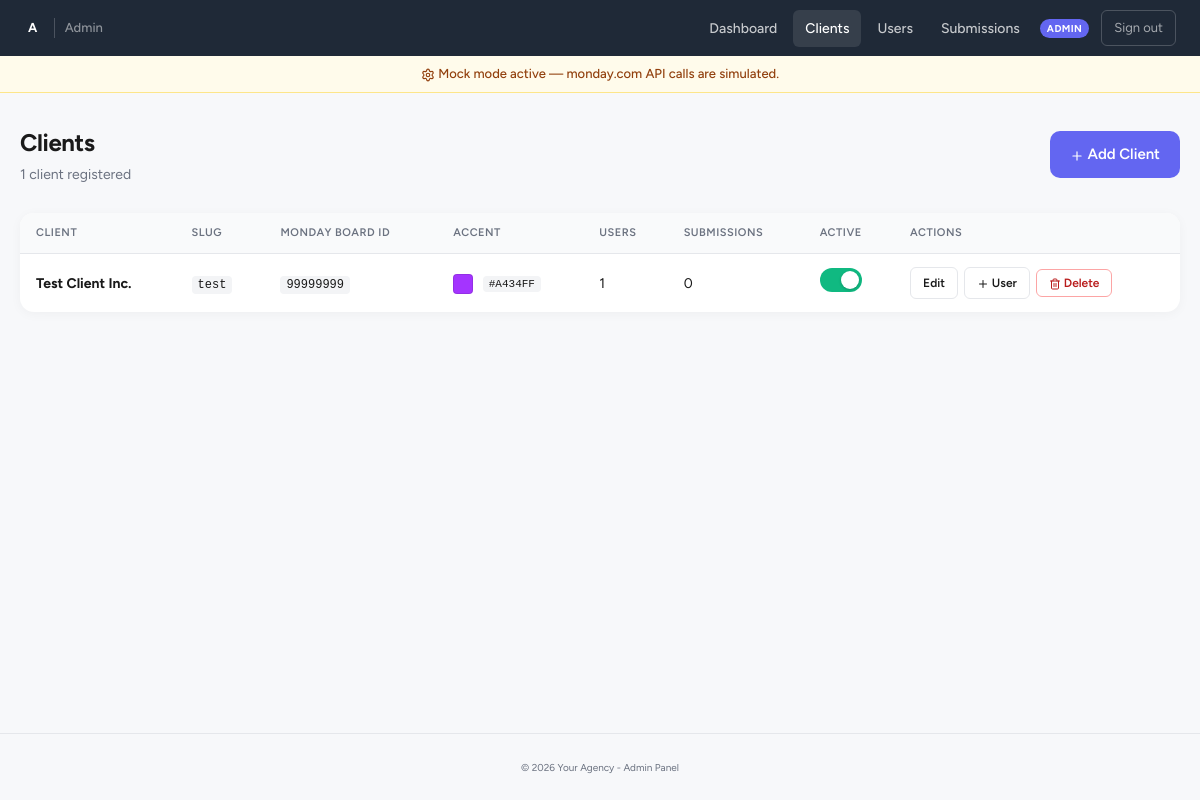
Page /admin/clients.php (signed in) on the committed database.
### tables this page shows
CREATE TABLE IF NOT EXISTS clients (
  id                              INT AUTO_INCREMENT PRIMARY KEY,
  name                            VARCHAR(100)  NOT NULL,
  slug                            VARCHAR(50)   UNIQUE NOT NULL,
  monday_board_id                 BIGINT        NOT NULL,
  monday_group_id                 VARCHAR(50)   NOT NULL,
  accent_color                    VARCHAR(7)    DEFAULT '#0066cc',
  logo_url                        VARCHAR(255)  DEFAULT NULL,
  form_iframe_url                 VARCHAR(500)  NOT NULL DEFAULT '',
  submitted_by_column_id          VARCHAR(50)   DEFAULT NULL
      COMMENT 'monday column ID for Submitted By text field; NULL disables per-user tracking',
  subitem_revision_notes_column_id VARCHAR(50)  DEFAULT NULL
      COMMENT 'Column ID on the subitems board where Request Changes feedback is written.',
  hidden_column_ids               TEXT          DEFAULT NULL
      COMMENT 'Comma-separated monday column IDs hidden from client task detail view',
  task_status_column_id           VARCHAR(50)   DEFAULT NULL
      COMMENT 'Monday column ID for Task Status on this client board',
  production_status_column_id     VARCHAR(50)   DEFAULT NULL
      COMMENT 'Monday column ID for Production Status on this client board',
  copy_review_enabled             BOOLEAN       NOT NULL DEFAULT FALSE
      COMMENT 'Show Approve Copy / Request Revision buttons when task is COPYWRITING + CLIENT REVIEW',
  active                          TINYINT(1)    DEFAULT 1,
  created_at                      TIMESTAMP     DEFAULT CURRENT_TIMESTAMP
);

### src/includes/db.php (called while the page is built, shortened)
<?php
function db(): PDO {
    static $pdo = null;
    if ($pdo === null) {
        $dsn = "mysql:host=" . DB_HOST . ";dbname=" . DB_NAME . ";charset=utf8mb4";
        try {
            $pdo = new PDO($dsn, DB_USER, DB_PASS, [
                PDO::ATTR_ERRMODE => PDO::ERRMODE_EXCEPTION,
                PDO::ATTR_DEFAULT_FETCH_MODE => PDO::FETCH_ASSOC,
                PDO::ATTR_EMULATE_PREPARES => false,
            ]);
        } catch (PDOException $e) {
            error_log('DB connection failed: ' . $e->getMessage());
            http_response_code(500);
            die('Database connection failed. Check container logs.');
        }
    }
    return $pdo;
}

### src/includes/auth.php (called while the page is built, shortened)
<?php
require_once __DIR__ . '/db.php';
require_once __DIR__ . '/icons.php';
function e(?string $s): string {
    return htmlspecialchars($s ?? '', ENT_QUOTES, 'UTF-8');
}

### src/admin/clients.php (the view, shortened to what this page needs)
<?php
require_once __DIR__ . '/../includes/auth.php';
$clients = db()->query("
    SELECT c.*,
           COUNT(DISTINCT u.id)  AS user_count,
           COUNT(DISTINCT s.id)  AS submission_count
    FROM clients c
    LEFT JOIN users u       ON u.client_id = c.id
    LEFT JOIN submissions s ON s.client_id = c.id
    GROUP BY c.id
    ORDER BY c.name
")->fetchAll();
include __DIR__ . '/includes/admin_header.php';
?>
<div class="admin-container">
  <div class="admin-page-header">
    <div>
      <h1>Clients</h1>
      <p><?= count($clients) ?> client<?= count($clients) !== 1 ? 's' : '' ?> registered</p>
    </div>
    <a href="/admin/client-edit.php" class="btn-primary btn-inline"><?= icon('plus', 14) ?> Add Client</a>
  </div>
  <div class="admin-table-card">
    <table class="admin-table">
      <thead>
        <tr>
          <th>Client</th>
          <th>Slug</th>
          <th>Monday Board ID</th>
          <th>Accent</th>
          <th>Users</th>
          <th>Submissions</th>
          <th>Active</th>
          <th>Actions</th>
        </tr>
      </thead>
      <tbody>
        <?php foreach ($clients as $c): ?>
          <tr data-client-id="<?= (int)$c['id'] ?>">
            <td><strong><?= e($c['name']) ?></strong></td>
            <td><code><?= e($c['slug']) ?></code></td>
            <td><code><?= e($c['monday_board_id']) ?></code></td>
            <td>
              <span class="color-swatch" style="background:<?= e($c['accent_color']) ?>"></span>
              <code style="font-size:11px;"><?= e($c['accent_color']) ?></code>
            </td>
            <td><?= (int)$c['user_count'] ?></td>
            <td><?= (int)$c['submission_count'] ?></td>
            <td>
              <label class="toggle" title="Toggle active/inactive">
                <span class="toggle-slider"></span>
              </label>
            </td>
            <td>
              <div class="actions">
                <a href="/admin/client-edit.php?id=<?= (int)$c['id'] ?>" class="btn-sm">Edit</a>
                <a href="/admin/user-edit.php?client_id=<?= (int)$c['id'] ?>" class="btn-sm"><?= icon('plus', 12) ?> User</a>
                <button type="button" class="btn-sm btn-sm-danger js-delete-client"
                        data-id="<?= (int)$c['id'] ?>"
                        data-name="<?= e($c['name']) ?>"
                        data-users="<?= (int)$c['user_count'] ?>"
                        data-subs="<?= (int)$c['submission_count'] ?>">
                  <?= icon('trash-2', 12) ?> Delete
                </button>
              </div>
            </td>
          </tr>
        <?php endforeach; ?>
      </tbody>
    </table>
  </div>
</div>
<?php include __DIR__ . '/includes/admin_footer.php'; ?>

### src/includes/icons.php (shortened to what this page needs)
<?php
function icon(string $name, int $size = 16, string $class = ''): string {
    $inner = $icons[$name] ?? $icons['circle-alert'];
    $cls   = trim('icon ' . $class);
    return sprintf(
        '<svg xmlns="http://www.w3.org/2000/svg" width="%d" height="%d" viewBox="0 0 24 24" fill="none" stroke="currentColor" stroke-width="2" stroke-linecap="round" stroke-linejoin="round" class="%s" aria-hidden="true">%s</svg>',
        $size, $size,
        htmlspecialchars($cls, ENT_QUOTES, 'UTF-8'),
        $inner
    );
}

### src/assets/css/style.css (style rules this page uses)
:root { --brand-primary: #6366f1; --brand-primary-dark: #111827; --brand-primary-light: #eef2ff; --client-accent: #0066cc; --text: #1a1a1a; --text-muted: #6b7280; --border: #e5e7eb; --bg: #f7f8fa; --card: #ffffff; --radius: 10px; --radius-lg: 14px; --success-bg: #ecfdf5; --success-text: #065f46; --error-bg: #fef2f2; --error-text: #991b1b; --warning-bg: #fffbeb; --warning-text: #92400e; }
* { box-sizing: border-box; margin: 0; padding: 0; }
.icon { display: inline-block; vertical-align: middle; flex-shrink: 0; }
body { font-family: 'Figtree', -apple-system, BlinkMacSystemFont, sans-serif; background: var(--bg); color: var(--text); line-height: 1.5; min-height: 100vh; display: flex; flex-direction: column; }
.btn-primary { width: 100%; padding: 14px; background: var(--brand-primary); color: white; border: none; border-radius: var(--radius); font-family: inherit; font-size: 15px; font-weight: 600; cursor: pointer; transition: background 0.15s; text-decoration: none; display: inline-block; text-align: center; }
.btn-inline { width: auto; padding: 12px 20px; }
code { background: #f3f4f6; padding: 2px 6px; border-radius: 4px; font-size: 12px; font-family: 'SFMono-Regular', Menlo, Monaco, Consolas, monospace; }

### src/assets/css/admin.css (style rules this page uses)
:root { --admin-bg: #1f2937; --admin-bg-mid: #374151; --admin-accent: #6366f1; --admin-accent-dark: #4f46e5; --admin-accent-light: #eef2ff; }
.admin-container { max-width: 1200px; margin: 0 auto; }
.admin-page-header { display: flex; justify-content: space-between; align-items: center; margin-bottom: 28px; flex-wrap: wrap; gap: 12px; }
.admin-page-header h1 { font-size: 24px; font-weight: 700; letter-spacing: -0.4px; }
.admin-page-header p { color: var(--text-muted); font-size: 14px; margin-top: 3px; }
.admin-table-card { background: white; border-radius: var(--radius-lg); overflow: hidden; box-shadow: 0 2px 12px rgba(0,0,0,0.04); }
.admin-table { width: 100%; border-collapse: collapse; font-size: 14px; }
.admin-table th { text-align: left; padding: 12px 16px; background: #f9fafb; font-size: 11px; text-transform: uppercase; letter-spacing: 0.5px; color: var(--text-muted); font-weight: 600; border-bottom: 1px solid var(--border); white-space: nowrap; }
.admin-table td { padding: 13px 16px; border-bottom: 1px solid var(--border); vertical-align: middle; }
.admin-table tr:last-child td { border-bottom: none; }
.admin-table .actions { display: flex; gap: 6px; align-items: center; }
.toggle { position: relative; display: inline-block; width: 42px; height: 24px; flex-shrink: 0; }
.toggle-slider { position: absolute; cursor: pointer; top: 0; left: 0; right: 0; bottom: 0; background: #d1d5db; border-radius: 24px; transition: 0.2s; }
.toggle-slider::before { content: ''; position: absolute; height: 18px; width: 18px; left: 3px; bottom: 3px; background: white; border-radius: 50%; box-shadow: 0 1px 3px rgba(0,0,0,0.2); transition: 0.2s; }
.toggle input:checked + .toggle-slider { background: #10b981; }
.toggle input:checked + .toggle-slider::before { transform: translateX(18px); }
.color-swatch { display: inline-block; width: 20px; height: 20px; border-radius: 4px; border: 1px solid rgba(0,0,0,0.1); vertical-align: middle; margin-right: 6px; }
.btn-sm { padding: 6px 12px; font-size: 12px; font-weight: 600; border-radius: 6px; cursor: pointer; border: 1.5px solid var(--border); background: white; font-family: inherit; text-decoration: none; color: var(--text); display: inline-block; transition: all 0.15s; white-space: nowrap; }
.btn-sm-danger { border-color: #fca5a5; color: #b91c1c; }

### rows in the picture
clients: name "Test Client Inc.", slug "test", monday_board "99999999", accent_color "#A434FF", user_count "1", submission_count "0"

### other values in the picture
BRAND_LOGO_INITIALS "A"
count($clients) "1"
AGENCY_NAME "Your Agency"
